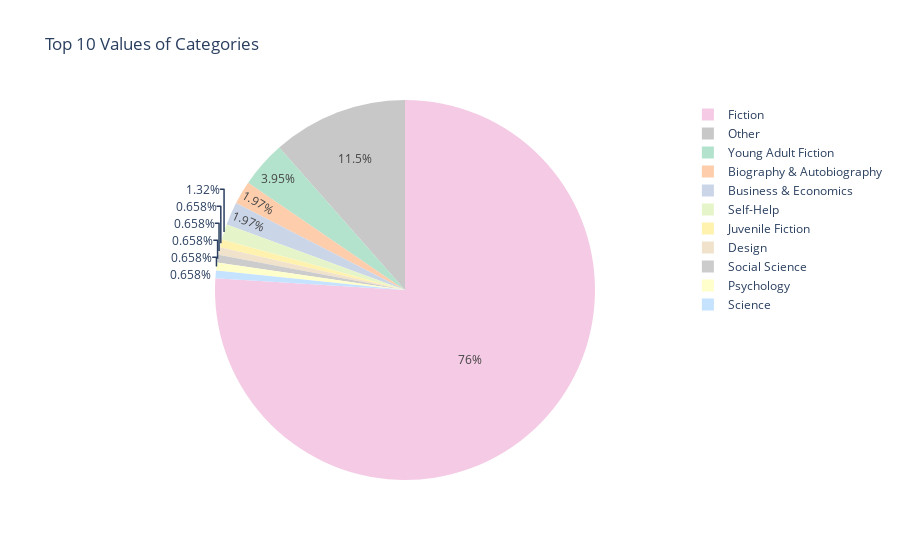

The notebook cell this image was saved under:
### Code cell
viz_top_values(mybooks['Categories'], top_n=10)

### Figure 1 — Plotly figure (JSON) as saved in the notebook; plotly's stock layout.template omitted (floating-point values rounded to 4 significant figures)
{"data": [{"labels": ["Fiction", "Young Adult Fiction", "Biography & Autobiography", "Business & Economics", "Self-Help", "Juvenile Fiction", "Design", "Social Science", "Psychology", "Science", "Other"], "marker": {"colors": ["rgb(244, 202, 228)", "rgb(179, 226, 205)", "rgb(253, 205, 172)", "rgb(203, 213, 232)", "rgb(230, 245, 201)", "rgb(255, 242, 174)", "rgb(241, 226, 204)", "rgb(204, 204, 204)", "rgb(255, 255, 204)", "rgb(197, 226, 255)", "rgb(200, 200, 200)"]}, "type": "pie", "values": [231, 12, 6, 6, 4, 2, 2, 2, 2, 2, 35]}], "layout": {"title": {"text": "Top 10 Values of Categories"}}}
